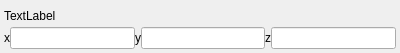
<?xml version="1.0" encoding="UTF-8"?>
<ui version="4.0">
 <class>VectorParameterWidget</class>
 <widget class="QWidget" name="VectorParameterWidget">
  <property name="geometry">
   <rect>
    <x>0</x>
    <y>0</y>
    <width>400</width>
    <height>53</height>
   </rect>
  </property>
  <property name="windowTitle">
   <string>Form</string>
  </property>
  <layout class="QGridLayout" name="gridLayout">
   <property name="leftMargin">
    <number>4</number>
   </property>
   <property name="topMargin">
    <number>4</number>
   </property>
   <property name="rightMargin">
    <number>4</number>
   </property>
   <property name="bottomMargin">
    <number>4</number>
   </property>
   <property name="verticalSpacing">
    <number>0</number>
   </property>
   <item row="0" column="0">
    <layout class="QHBoxLayout" name="horizontalLayout_2">
     <item>
      <widget class="QLabel" name="m_label">
       <property name="text">
        <string>TextLabel</string>
       </property>
      </widget>
     </item>
     <item>
      <spacer name="horizontalSpacer">
       <property name="orientation">
        <enum>Qt::Horizontal</enum>
       </property>
       <property name="sizeHint" stdset="0">
        <size>
         <width>40</width>
         <height>20</height>
        </size>
       </property>
      </spacer>
     </item>
    </layout>
   </item>
   <item row="1" column="0">
    <layout class="QHBoxLayout" name="horizontalLayout">
     <item>
      <widget class="QLabel" name="label_2">
       <property name="text">
        <string>x</string>
       </property>
      </widget>
     </item>
     <item>
      <widget class="QLineEdit" name="m_xEdit"/>
     </item>
     <item>
      <widget class="QLabel" name="label_3">
       <property name="text">
        <string>y</string>
       </property>
      </widget>
     </item>
     <item>
      <widget class="QLineEdit" name="m_yEdit"/>
     </item>
     <item>
      <widget class="QLabel" name="label_4">
       <property name="text">
        <string>z</string>
       </property>
      </widget>
     </item>
     <item>
      <widget class="QLineEdit" name="m_zEdit"/>
     </item>
    </layout>
   </item>
  </layout>
 </widget>
 <resources/>
 <connections/>
</ui>
